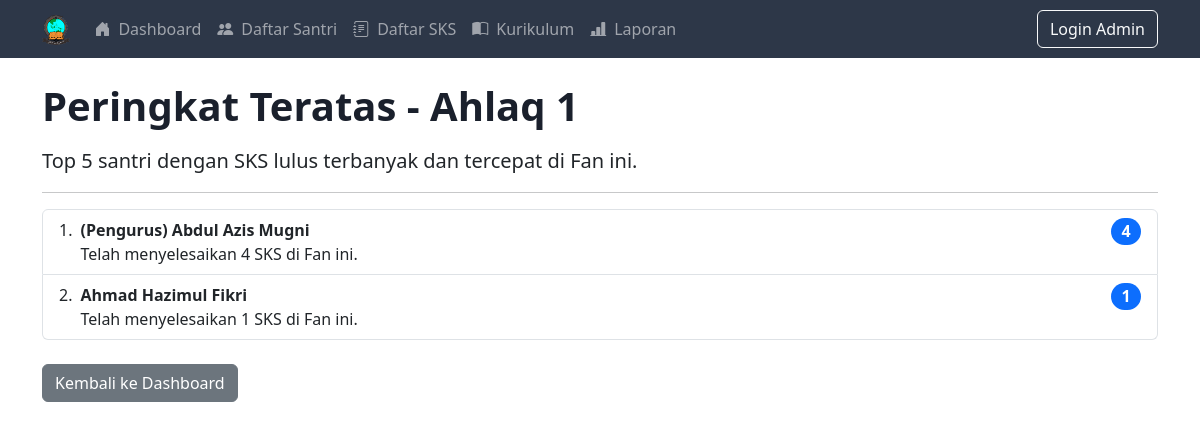
The page /santri/leaderboard/fan/1/ on the database as committed earlier.
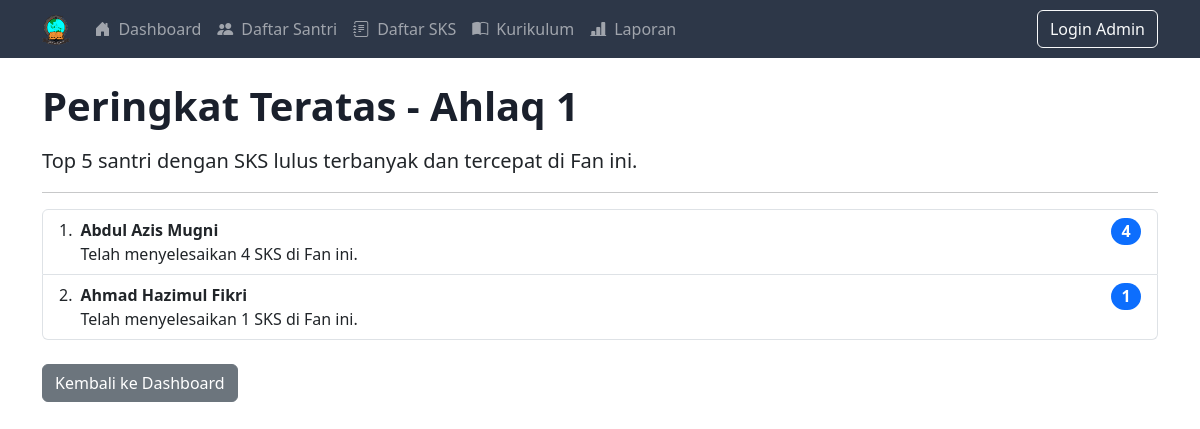
The same page on the database as committed later.
### core/models.py (models this page shows, shortened)
class Santri(models.Model):
    STATUS_CHOICES = [
        ('Aktif', 'Aktif'),
        ('Lulus', 'Lulus'),
        ('Non-Aktif', 'Non-Aktif'),
    ]
    nama_lengkap = models.CharField(max_length=150)
    id_santri = models.CharField(max_length=20, unique=True, blank=True, null=True, verbose_name="ID Santri")
    status = models.CharField(max_length=10, choices=STATUS_CHOICES, default='Aktif')
    foto_profil = models.ImageField(
        upload_to='santri_photos/',
        blank=True,
        null=True,
        help_text="Upload foto profil santri"
    )

### core/views.py (the view)
# urls.py: path('leaderboard/fan/<int:fan_pk>/', views.leaderboard_fan_view, name='leaderboard_fan'),
def leaderboard_fan_view(request, fan_pk):
    fan = get_object_or_404(Fan, pk=fan_pk)
    peringkat_santri = Santri.objects.filter(status='Aktif').annotate(
        jumlah_lulus_di_fan=Count('riwayat_tes__sks', distinct=True, filter=Q(riwayat_tes__sks__fan=fan) & Q(riwayat_tes__nilai__gte=F('riwayat_tes__sks__nilai_minimal')))
    ).filter(jumlah_lulus_di_fan__gt=0).order_by('-jumlah_lulus_di_fan', 'id')[:5]
    konteks = { 'fan': fan, 'peringkat_santri': peringkat_santri, 'page_title': f'Peringkat Teratas - {fan.nama_fan}'}
    return render(request, 'core/leaderboard_fan.html', konteks)

### core/templates/core/leaderboard_fan.html (shortened to what this page needs)
{% extends 'core/base.html' %}
{% block content %}
    <h1 class="mb-3">{{ page_title }}</h1>
    <p class="lead">Top 5 santri dengan SKS lulus terbanyak dan tercepat di Fan ini.</p>
    <hr>
    <ol class="list-group list-group-numbered">
        {% for santri in peringkat_santri %}
            <li class="list-group-item d-flex justify-content-between align-items-start">
                <div class="ms-2 me-auto">
                    <div class="fw-bold">{{ santri.nama_lengkap }}</div>
                    Telah menyelesaikan {{ santri.jumlah_lulus_di_fan }} SKS di Fan ini.
                </div>
                <span class="badge bg-primary rounded-pill fs-6">{{ santri.jumlah_lulus_di_fan }}</span>
            </li>
        {% empty %}
            <p class="text-muted">Belum ada data peringkat untuk Fan ini.</p>
        {% endfor %}
    </ol>
    <a href="{% url 'core:daftar_santri' %}" class="btn btn-secondary mt-4">Kembali ke Dashboard</a>
{% endblock %}

Rows that differ between the two databases and show on the page:
changed Santri: nama_lengkap "(Pengurus) Abdul Azis Mugni" → "Abdul Azis Mugni"
